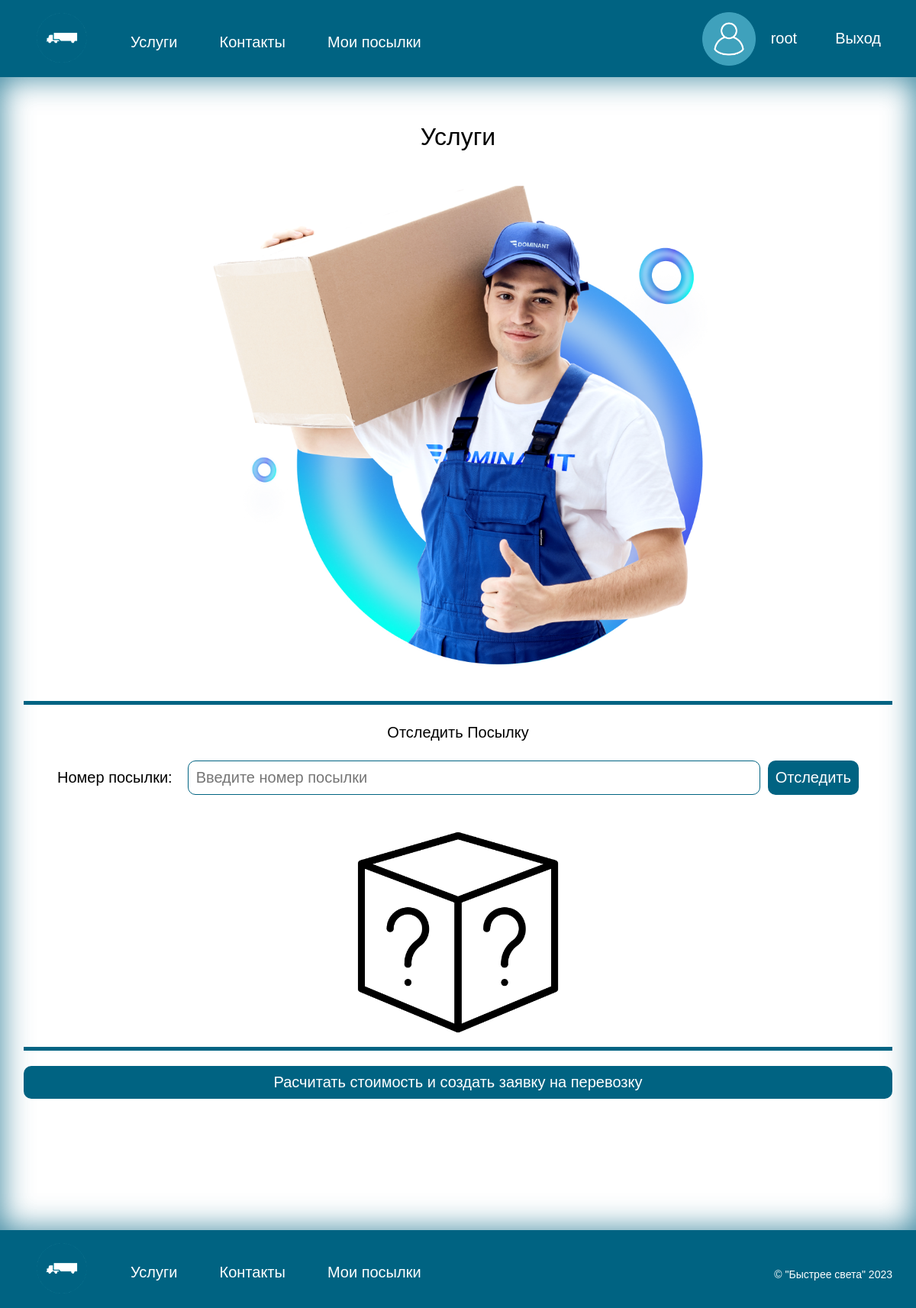
Before: /services/ (signed in) with the older database file.
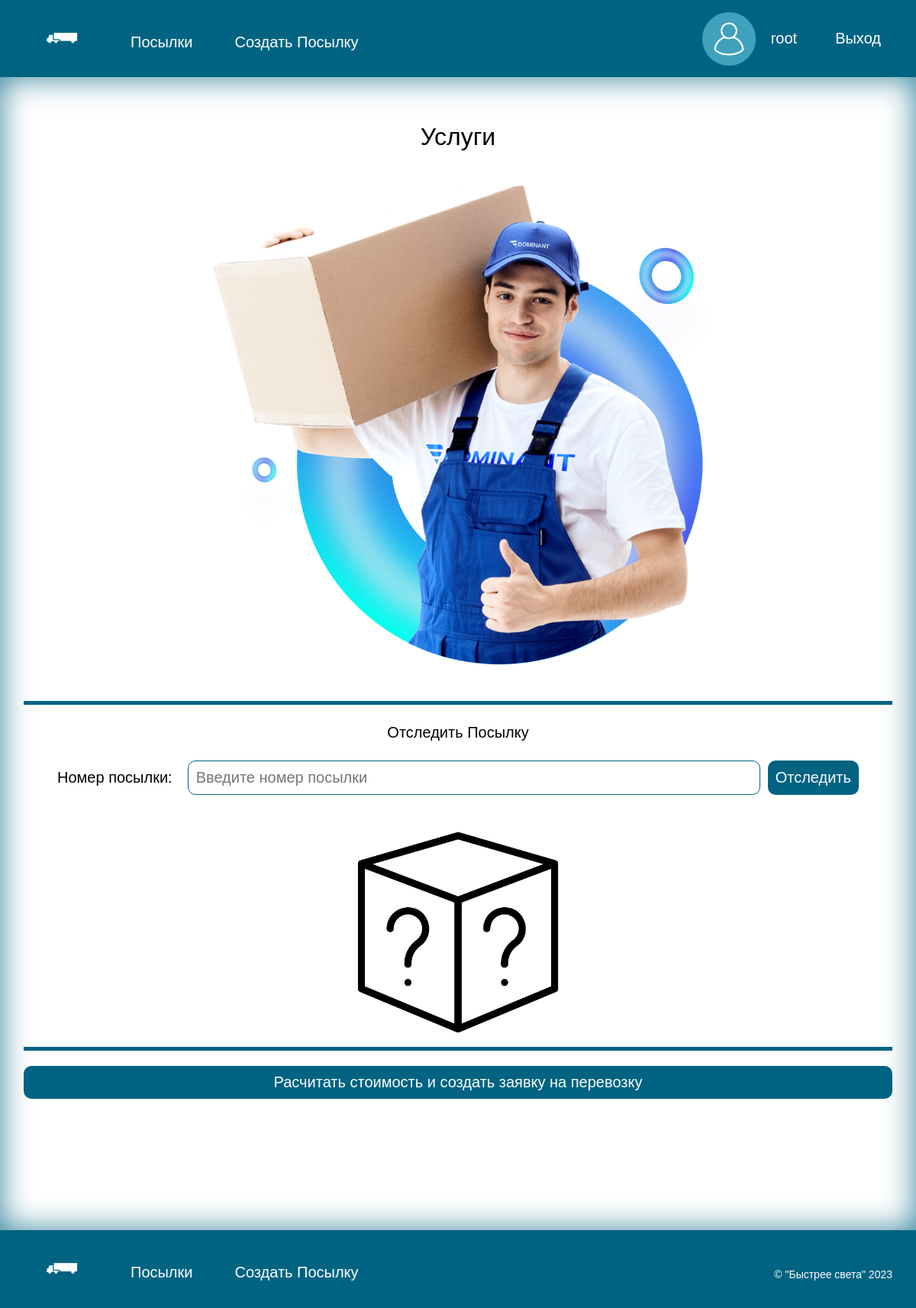
After: the same page with the newer database file.
### navigate/views.py (the view, shortened to what this page needs)
# urls.py: path('services/', views.ServicesPageView.as_view(), name='services'),
class ServicesPageView(TemplateView):
    template_name = 'services.html'
    def get_context_data(self, **kwargs):
        context = super().get_context_data(**kwargs)
        tracking_number = self.request.GET.get('tracking_number', '')
        return context

### templates/services.html (shortened to what this page needs)
{% extends 'base.html' %}
{%load static %}
{% block content %}
<main>
  <div class="container">
      <h2 style="text-align: center; margin-bottom: 20px;">Услуги</h2>
      <img class="loader" src="{% static "image/loader.png" %}" alt="грузчик">
      <div class="serv">
          <h3>Отследить Посылку</h3>
          <div class="serv-1">
            <label>Номер посылки:</label>
              <form  method="get" action="{% url 'services' %}">
                  <div class="serv-1">
            <input placeholder="Введите номер посылки"  class="check" type="text" name="tracking_number">
            <button class="check-bottom" type="submit" name="search_id">Отследить</button>
                  </div>
              </form>
          </div>
          <div class="results">
              {% if package %}
            <p>Номер посылки: {{ package.id }}</p>
            <p>Статус: {{ package.status }}</p>
            {% else %}
                <img class="boxquestion" src="{% static "image/boxquestion.png" %}" alt="кубик">
            {% endif %}</div>
      </div>
      <div class="serv">
          <a class="list-bottom" href="{% url 'createPakages'%}">Расчитать стоимость и создать заявку на перевозку</a>
      </div>
  </div>
</main>
{% endblock %}

### templates/base.html (shortened to what this page needs)
<!DOCTYPE html>
<html lang="ru">
<head>
    {%load static %}
    <link rel="stylesheet" href="{% static "css/style.css" %}">
</head>
<body >
    <header>
        <nav class="container header-nav">
            <a href="{%url 'home'%}">
                <img src="{% static "image/logo.png" %}" alt="лого" height="70" width="70">
            </a>
            <ul class="nav-list">
               {% if user.role == 'Клиент' or  not user.is_authenticated %}
                <li class="nav-list-item"><a href="{%url 'services'%}" style="color: #FFFFFF">Услуги</a></li>
                <li class="nav-list-item"><a href="{%url 'contact'%}" style="color: #FFFFFF">Контакты</a></li>
                    {%if user.is_authenticated %}
                        <li class="nav-list-item"><a href="{%url 'mypakeges'%}" style="color: #FFFFFF">Мои посылки</a></li>
                    {% endif %}
                {% elif user.role == 'Сотрудник' or user.role == 'Администратор' %}
                <li class="nav-list-item"><a href="{%url 'employeerpakages'%}" style="color: #FFFFFF">Посылки</a></li>
                <li class="nav-list-item"><a href="{%url 'createPakagesEmployeer'%}" style="color: #FFFFFF">Создать Посылку</a></li>
                {% endif %}
            </ul>
            <div class="signin">
                {% if user.is_authenticated %}
                    <a href="{%url 'account'%}" style="color: #FFFFFF">
                        <div class="user-header">
                            <img src="{% static "image/user2.png" %}" alt="лого" height="70" width="70">
                            <p class="user-header-p">{{user.username}}</p>
                        </div>
                    </a>
                    <a href="{% url 'logout' %}" style="margin-left: 20px; color: #FFFFFF">Выход</a>
                {% else %}
                    <a href="{%url 'login'%}" style="color: #FFFFFF">Войти</a>
                    <a href="{%url 'signup'%}" style="margin-left: 20px;color: #FFFFFF">Зарегистрироваться</a>
                {% endif %}
            </div>
        </nav>
    </header>
    {% block content %}
    {% endblock %}
    <footer>
        <div class="container header-nav">
            <a href="{%url 'home'%}">
                <img src="{% static "image/logo.png" %}" alt="лого" height="70" width="70">
            </a>
             <ul class="nav-list">
               {% if user.role == 'Клиент' or  not user.is_authenticated %}
                <li class="nav-list-item"><a href="{%url 'services'%}" style="color: #FFFFFF">Услуги</a></li>
                <li class="nav-list-item"><a href="{%url 'contact'%}" style="color: #FFFFFF">Контакты</a></li>
                    {%if user.is_authenticated %}
                        <li class="nav-list-item"><a href="{%url 'mypakeges'%}" style="color: #FFFFFF">Мои посылки</a></li>
                    {% endif %}
                {% elif user.role == 'Сотрудник' or user.role == 'Администратор' %}
                <li class="nav-list-item"><a href="{%url 'employeerpakages'%}" style="color: #FFFFFF">Посылки</a></li>
                <li class="nav-list-item"><a href="{%url 'createPakagesEmployeer'%}" style="color: #FFFFFF">Создать Посылку</a></li>
                {% endif %}
            </ul>
            <p class="copiright">&copy; "Быстрее света" 2023</p>
        </div>
    </footer>
</body>
</html>

Changed rows visible on the page:
changed CustomUser "root": role "Клиент" → "Администратор" (drawn)
Other visible differences:
text no longer shown: "Услуги Контакты Мои посылки Услуги Контакты Мои посылки"
text now shown: "Посылки Создать Посылку Посылки Создать Посылку"
